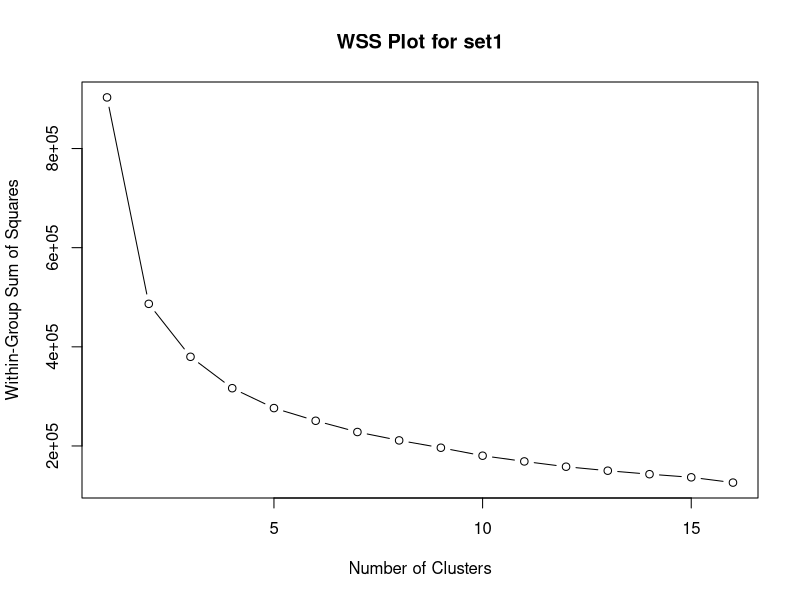
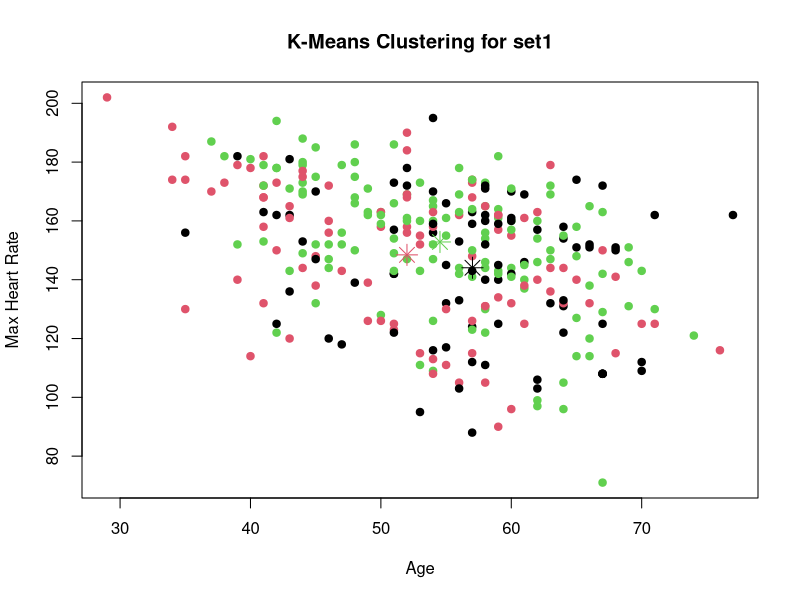
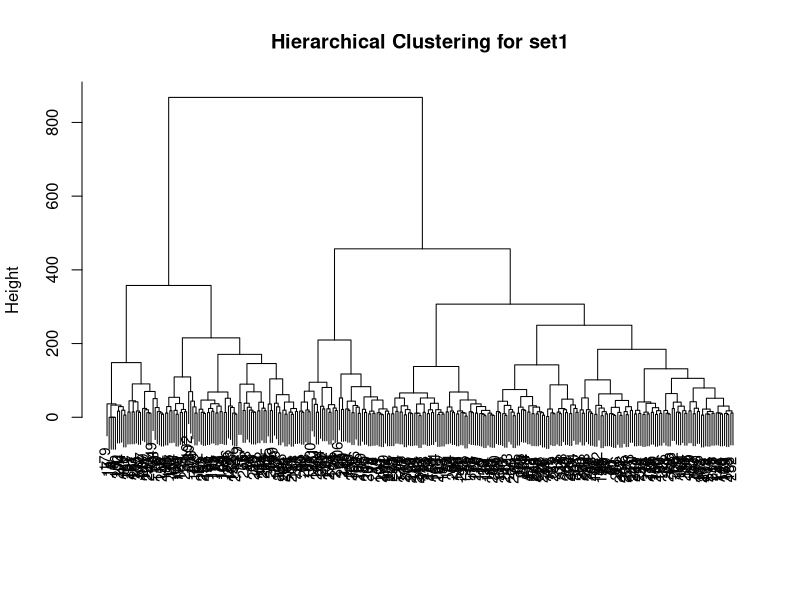
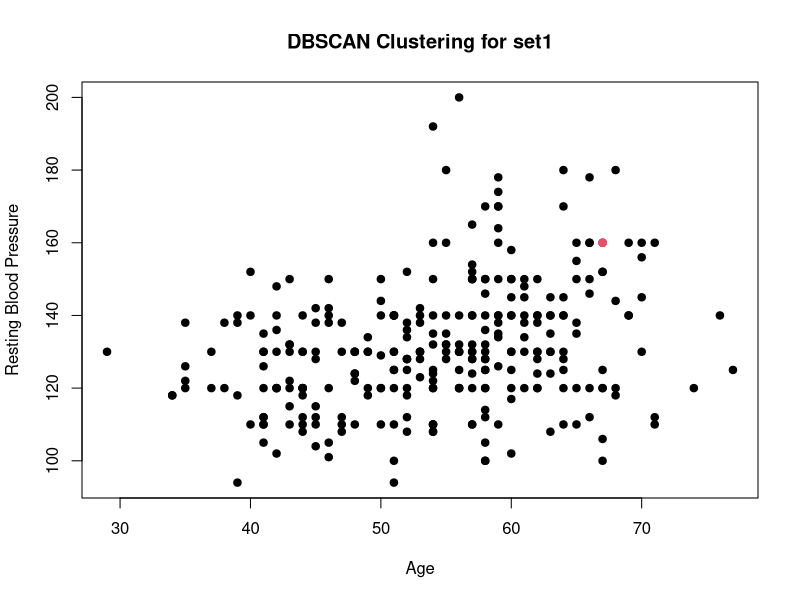
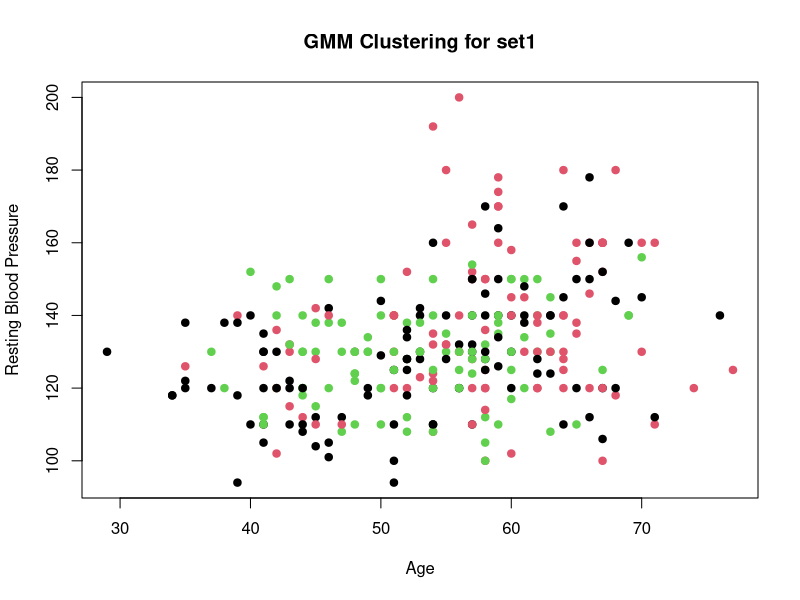
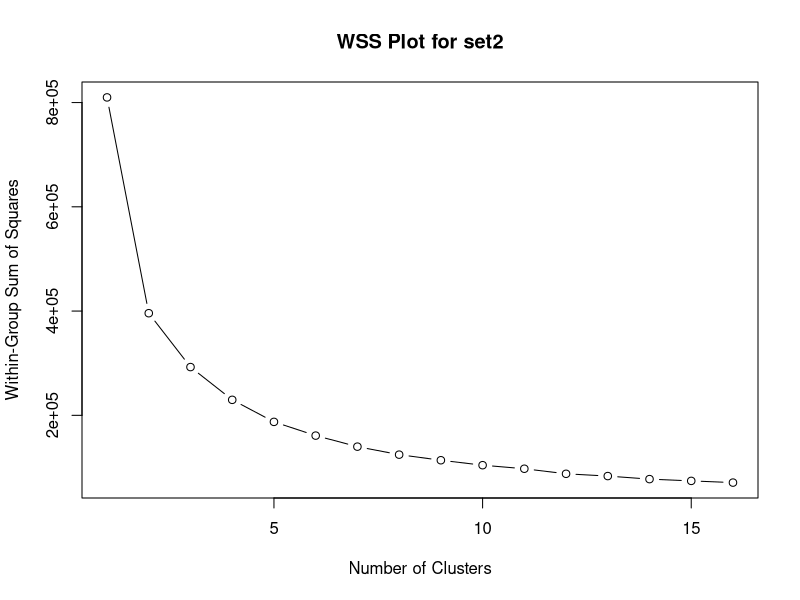
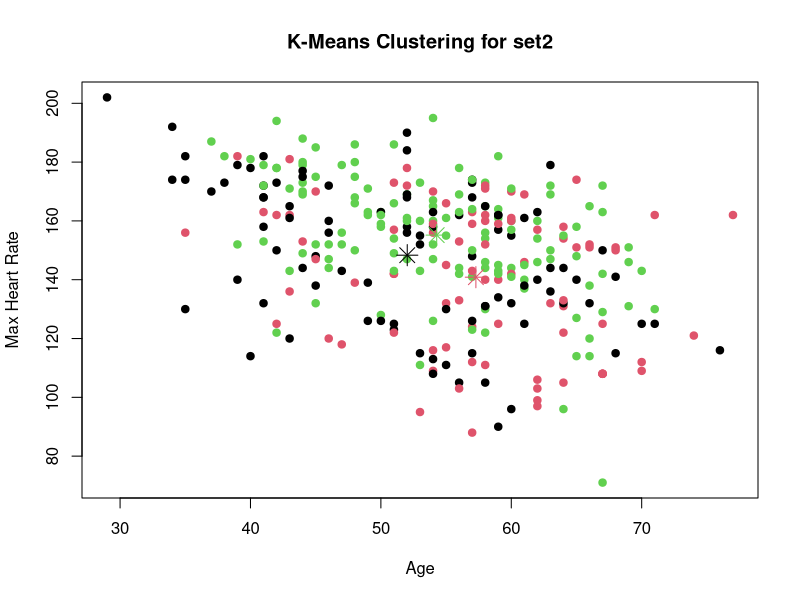
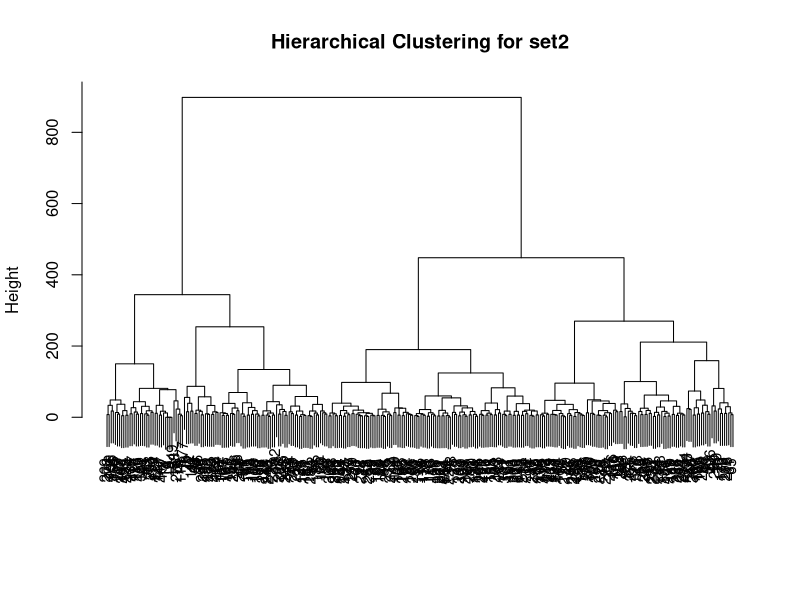

The R source for these figures, in order:
# Load necessary libraries
library(cluster)
library(dbscan)
library(mclust)

# Load and clean the dataset
heart_data <- read.csv("Heartdiseas.csv", na.strings = "")
heart_data <- na.omit(heart_data)
heart_data <- heart_data[
  heart_data$trestbps >= 90 & heart_data$trestbps <= 200 &
    heart_data$chol >= 100 & heart_data$chol <= 400 &
    heart_data$thalach >= 60 & heart_data$thalach <= 220 &
    heart_data$oldpeak >= 0 & heart_data$oldpeak <= 6, ]
heart_data<-heart_data[,-1]
View(heart_data)

# Define multiple feature sets
feature_sets <- list(
  set1 = c("age", "trestbps", "chol", "fbs", "thalach", "oldpeak"),
  set2 = c("age", "chol", "thalach")
)

# Initialize a results data frame
results <- data.frame(
  Algorithm = character(),
  Feature_Set = character(),
  Mean_Silhouette = numeric()
)

# Iterate through feature sets
for (set_name in names(feature_sets)) {
  features <- feature_sets[[set_name]]
  heart_numeric <- heart_data[, features]
  
  # Check the structure of the numeric data
  print(paste("Feature Set:", set_name))
  print(summary(heart_numeric))
  
  
  # Handle any missing values or constants by removing them
  if (any(is.na(heart_numeric))) {
    heart_numeric <- na.omit(heart_numeric)
  }
  
  # K-Means Clustering
  wss <- numeric(16)
  for (i in 1:16) {
    wss[i] <- sum(kmeans(heart_numeric, centers = i, nstart = 10)$tot.withinss)
  }
  plot(1:16, wss, type = 'b', xlab = 'Number of Clusters', ylab = 'Within-Group Sum of Squares',
       main = paste("WSS Plot for", set_name))
  
  optimal_clusters <- 3  # Set manually based on WSS plot
  kc <- kmeans(heart_numeric, centers = optimal_clusters, nstart = 10)
  
  # Visualize K-Means clustering results
  plot(heart_numeric$age, heart_numeric$thalach, col = kc$cluster, pch = 19,
       xlab = "Age", ylab = "Max Heart Rate",
       main = paste("K-Means Clustering for", set_name))
  points(kc$centers[, c("age", "thalach")], col = 1:optimal_clusters, pch = 8, cex = 2)
  
  # Silhouette Score for K-Means
  if (length(unique(kc$cluster)) > 1) {
    silhouette_kmeans <- silhouette(kc$cluster, dist(heart_numeric))
    mean_silhouette_kmeans <- mean(silhouette_kmeans[, 3])
  } else {
    mean_silhouette_kmeans <- NA
  }
  
  # Hierarchical Clustering
  dist_matrix <- dist(heart_numeric, method = "euclidean")
  hclust_result <- hclust(dist_matrix, method = "ward.D2")
  plot(hclust_result, main = paste("Hierarchical Clustering for", set_name), xlab = "", sub = "", cex = 0.9)
  
  num_clusters_hierarchical <- 3
  cluster_assignments_hierarchical <- cutree(hclust_result, k = num_clusters_hierarchical)
  
  # Silhouette Score for Hierarchical Clustering
  if (length(unique(cluster_assignments_hierarchical)) > 1) {
    silhouette_hierarchical <- silhouette(cluster_assignments_hierarchical, dist(heart_numeric))
    mean_silhouette_hierarchical <- mean(silhouette_hierarchical[, 3])
  } else {
    mean_silhouette_hierarchical <- NA
  }
  
  # DBSCAN Clustering
  eps_value <- 0.6
  minPts_value <- 4
  dbscan_result <- dbscan(heart_numeric, eps = eps_value, minPts = minPts_value)
  
  # Visualize DBSCAN clustering results
  plot(heart_numeric$age, heart_numeric$trestbps, col = dbscan_result$cluster + 1, pch = 19,
       xlab = "Age", ylab = "Resting Blood Pressure",
       main = paste("DBSCAN Clustering for", set_name))
  
  # Silhouette Score for DBSCAN
  if (length(unique(dbscan_result$cluster)) > 1) {
    silhouette_dbscan <- silhouette(dbscan_result$cluster, dist(heart_numeric))
    mean_silhouette_dbscan <- mean(silhouette_dbscan[, 3])
  } else {
    mean_silhouette_dbscan <- NA
  }
  
  # GMM Clustering
  gmm_result <- Mclust(heart_numeric, G = num_clusters_hierarchical)
  
  # Visualize GMM clustering results
  plot(heart_numeric$age, heart_numeric$trestbps, col = gmm_result$classification, pch = 19,
       xlab = "Age", ylab = "Resting Blood Pressure",
       main = paste("GMM Clustering for", set_name))
  
  # Silhouette Score for GMM
  if (length(unique(gmm_result$classification)) > 1) {
    silhouette_gmm <- silhouette(gmm_result$classification, dist(heart_numeric))
    mean_silhouette_gmm <- mean(silhouette_gmm[, 3])
  } else {
    mean_silhouette_gmm <- NA
  }
  
  # Append results for this feature set
  results <- rbind(
    results,
    data.frame(Algorithm = "KMeans", Feature_Set = set_name, Mean_Silhouette = mean_silhouette_kmeans),
    data.frame(Algorithm = "Hierarchical", Feature_Set = set_name, Mean_Silhouette = mean_silhouette_hierarchical),
    data.frame(Algorithm = "DBSCAN", Feature_Set = set_name, Mean_Silhouette = mean_silhouette_dbscan),
    data.frame(Algorithm = "GMM", Feature_Set = set_name, Mean_Silhouette = mean_silhouette_gmm)
  )
}

# Display silhouette results for all feature sets
print(results)
